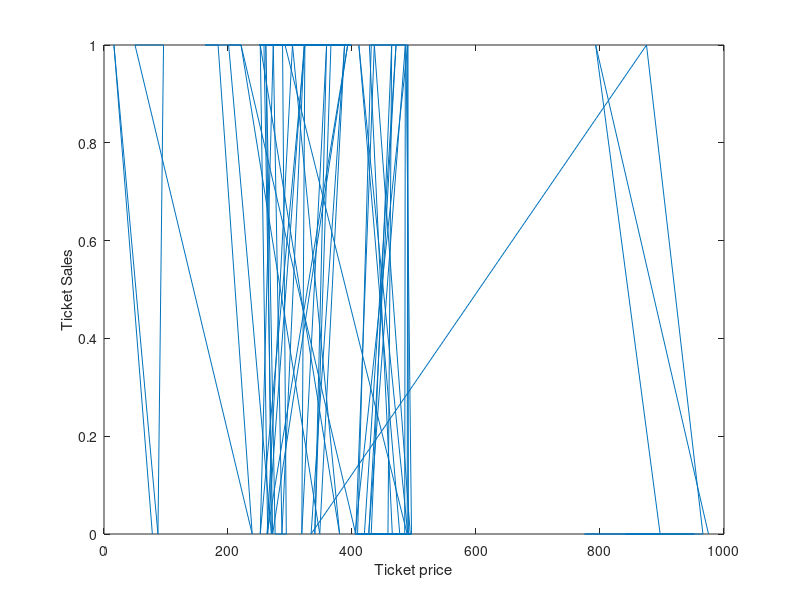
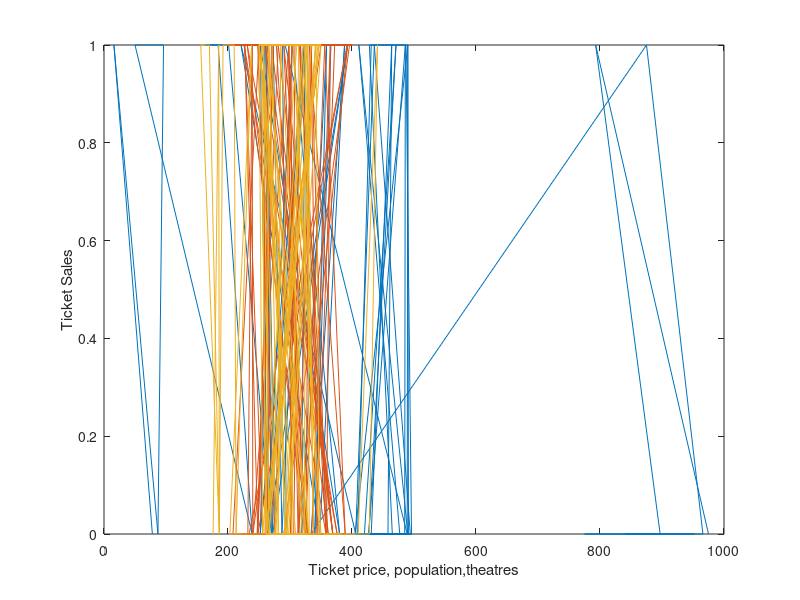
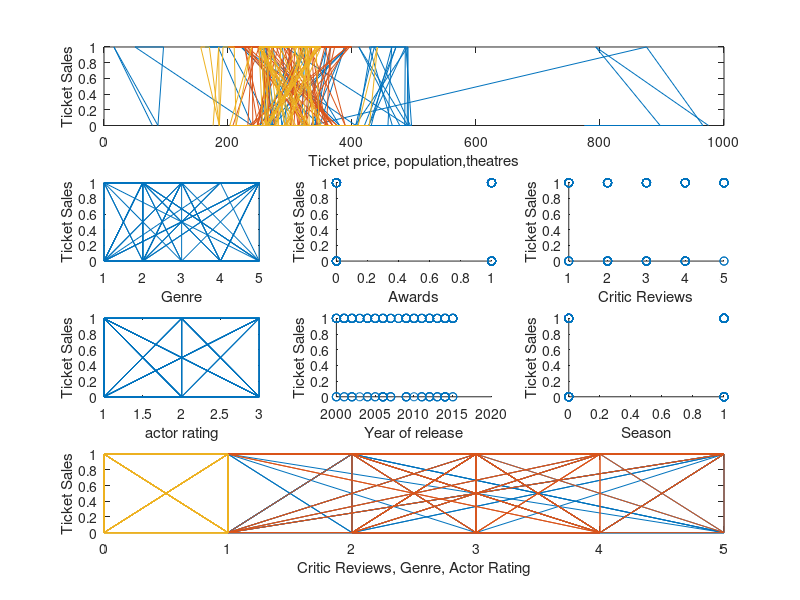

These charts were generated, in order, by the following MATLAB code: (Note: this script raises an error after producing the figures.)
%% Initialization
clear ; close all; clc

%% Load Data
%  The first two columns contains the exam scores and the third column
%  contains the label.

data = load('graphdata12.txt');
ticket_price = data(:, 1);
actor_rating= data(:, 2);
tier2pop = data(:, 3);
year = data(:, 4);
season_release = data(:, 5);
theatrestier2 = data(:, 6);
genre = data(:, 7);
awards = data(:, 8);
critics = data(:, 9);
sequel = data(:, 10);
sales = data(:, 11);
X=data(:, [1,2,3,4,5,6,7,8,9,10]);

%% ==================== Part 1: Plotting ====================
%  We start the exercise by first plotting the data to understand the 
%  the problem we are working with.

fprintf(['Plotting data with + indicating (y = 1) examples and o ' ...
         'indicating (y = 0) examples.\n']);
figure
plot(ticket_price, sales);
hold on;

xlabel('Ticket price')
ylabel('Ticket Sales')


figure
plot(ticket_price, sales);
hold on;
plot(tier2pop, sales);
hold on;
plot(theatrestier2, sales);
hold on;

xlabel('Ticket price, population,theatres')
ylabel('Ticket Sales')


figure

ax2 = subplot(4,1,1);
plot(ticket_price, sales);
hold on;
plot(tier2pop, sales);
hold on;
plot(theatrestier2, sales);
hold on;

xlabel('Ticket price, population,theatres')
ylabel('Ticket Sales')


ax2 = subplot(4,3,4);
plot(genre, sales);
hold on;
xlabel('Genre')
ylabel('Ticket Sales')

ax6 = subplot(4,3,7);
plot(actor_rating, sales);
hold on;
xlabel('actor rating')
ylabel('Ticket Sales')

ax4 = subplot(4,3,5);
scatter(awards, sales);
hold on;
xlabel('Awards')
ylabel('Ticket Sales')

ax5 = subplot(4,3,6);
scatter(critics, sales);
hold on;
xlabel('Critic Reviews')
ylabel('Ticket Sales')

ax10 = subplot(4,1,4);
plot(genre, sales);
hold on;
plot(critics, sales);
hold on;
plot(awards, sales);
hold on;
xlabel('Critic Reviews, Genre, Actor Rating')
ylabel('Ticket Sales')
%figure

ax9 = subplot(4,3,9);
scatter(season_release, sales);
hold on;
%plot(critics, sales);
%hold on;
%plot(awards, sales);
%hold on;
%plot(genre, sales);
%hold on;
%hold on;
xlabel('Season')
ylabel('Ticket Sales')

ax7 = subplot(4,3,8);
scatter(year, sales);
hold on;
xlabel('Year of release')
ylabel('Ticket Sales')

% Put some labels 
%hold on;
% Labels and Legend
%xlabel('Factors')
%ylabel('Ticket Sales')

% Specified in plot order

hold off;

%fprintf('\nProgram paused. Press enter to continue.\n');



%% ============ Part 2: Compute Cost and Gradient ============
%  In this part of the exercise, you will implement the cost and gradient
%  for logistic regression. You neeed to complete the code in 
%  costFunction.m

%  Setup the data matrix appropriately, and add ones for the intercept term
fprintf('\n its reached compute \n');

[m, n] = size(X);
fprintf('\n size is %f\n', size(X));

% Add intercept term to x and X_test
X = [ones(m, 1) X];

%fprintf('\n X is %f\n', X);

% Initialize fitting parameters
initial_theta = zeros(n + 1, 1);
fprintf('\n initial theta is %f\n', initial_theta);
fprintf('\n init %f\n', n+1);

fprintf('\n size of initial theta is %f\n', size(initial_theta));


% Compute and display initial cost and gradient
[cost, grad] = costFunction(initial_theta, X, sales);

fprintf('Cost at initial theta (zeros): %f\n', cost);
%fprintf('Expected cost (approx): 0.693\n');
fprintf('Gradient at initial theta (zeros): \n');
fprintf(' %f \n', grad);
%fprintf('Expected gradients (approx):\n -0.1000\n -12.0092\n -11.2628\n');

% Compute and display cost and gradient with non-zero theta
test_theta = [159;2;34;2012; 0 ;289;5;3;5;0; 0.5];
[cost, grad] = costFunction(test_theta, X, sales);

fprintf('\nCost at test theta: %f\n', cost);
%fprintf('Expected cost (approx): 0.218\n');
fprintf('Gradient at test theta: \n');
fprintf(' %f \n', grad);
%fprintf('Expected gradients (approx):\n 0.043\n 2.566\n 2.647\n');


%fprintf('\nProgram paused. Press enter to continue.\n');
%pause;
fprintf('\nPART 3 BEGINS \n');

%% ============= Part 3: Optimizing using fminunc  =============
%  In this exercise, you will use a built-in function (fminunc) to find the
%  optimal parameters theta.

%  Set options for fminunc
options = optimset('GradObj', 'on', 'MaxIter', 400);
fprintf('\n options done \n');
%  Run fminunc to obtain the optimal theta
%  This function will return theta and the cost 
[theta, cost] = ...
	fminunc(@(t)(costFunction(t, X, sales)), initial_theta, options);
fprintf('\n theta cost found \n');
% Print theta to screen
fprintf('Cost at theta found by fminunc: %f\n', cost);
%fprintf('Expected cost (approx): 0.203\n');
fprintf('theta: \n');
fprintf(' %f \n', theta);
%fprintf('Expected theta (approx):\n');
%fprintf(' -25.161\n 0.206\n 0.201\n');

% Plot Boundary
%plotDecisionBoundarygraph(theta, X, sales);

%Put some labels 
%hold on;
%Labels and Legend
%xlabel('Exam 1 score')
%ylabel('Exam 2 score')

% Specified in plot order
%legend('Admitted', 'Not admitted')
%hold off;

fprintf('\nPart 4\n');


%% ============== Part 4: Predict and Accuracies ==============
%  After learning the parameters, you'll like to use it to predict the outcomes
%  on unseen data. In this part, you will use the logistic regression model
%  to predict the probability that a student with score 45 on exam 1 and 
%  score 85 on exam 2 will be admitted.
%
%  Furthermore, you will compute the training and test set accuracies of 
%  our model.
%
%  Your task is to complete the code in predict.m

%  Predict probability for a student with score 45 on exam 1 
%  and score 85 on exam 2 

prob = sigmoid([1 0 2 330 2000 0 233 1 0 0 0] * theta);
fprintf(['For a movie with following -- ticket price -- 0, actor rating -- 2, tier2pop -- 350, year -- 2000, season_release -- no, theatrestier2 -- 233, genre -- drama , awards won -- 2, critics rating -- 5 , sequel -- no, we predict an success rate ' ...
         'probability of %f\n'], prob);
%195 2 46 2005 0 233 3 2 5 1     
%fprintf('Expected value: 0.775 +/- 0.002\n\n');

% Compute accuracy on our training set
p = predict(theta, X);

%fprintf(' p is %f\n', p);
%fprintf(' sales is %f\n', sales);
%fprintf(' d sales is %f\n', mean(double(p == sales)));
%fprintf('Train Accuracy: %f\n', mean(double(p == sales)) * 100);
%fprintf('Expected accuracy (approx): 89.0\n');
fprintf('\n');




